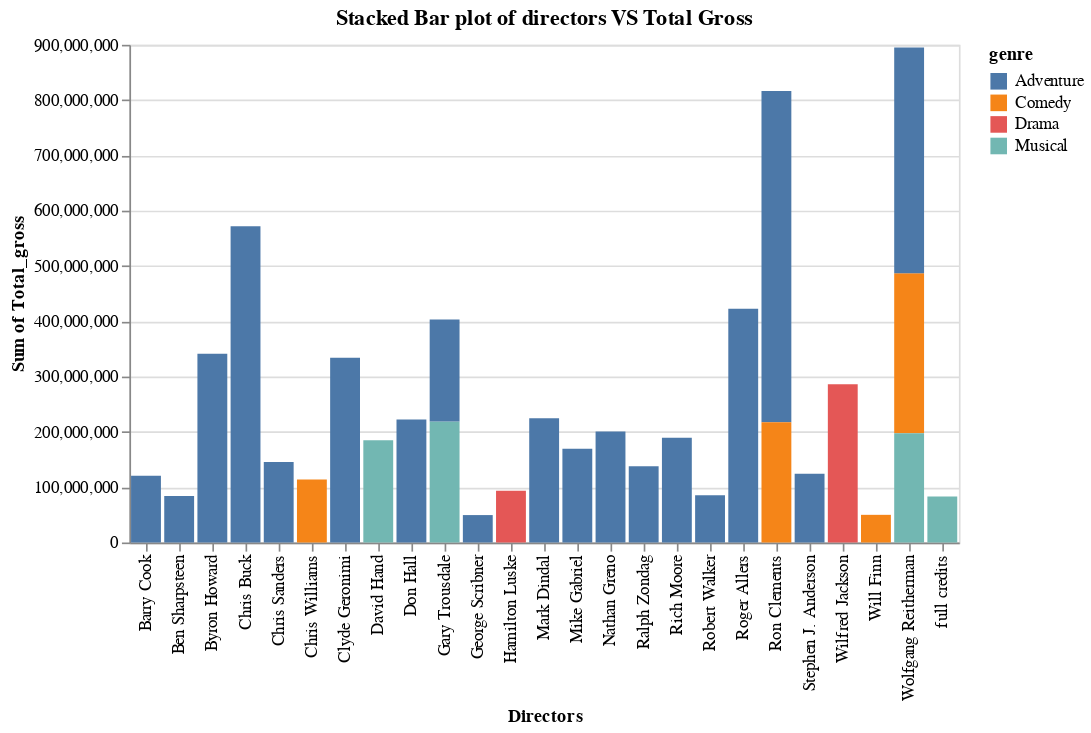

Here is the notebook cell this chart was saved with:
### Code cell
# preparing a stacked chart 

movie_chart= alt.Chart(Movie_details,width=500, height = 300).mark_bar().encode(
    x = alt.X('director', title = "Directors"),
    y = alt.Y('sum(new_total_gross)',title = ("Sum of Total_gross")),
    color='genre'
).properties(title = "Stacked Bar plot of directors VS Total Gross")
movie_chart

### Figure 1 — Vega-Lite specification as saved in the notebook (floating-point values rounded to 4 significant figures)
{"config": {"view": {"continuousWidth": 400, "continuousHeight": 300}}, "data": {"name": "data-77810e6578ac188af07ece3ce1705df1"}, "mark": "bar", "encoding": {"color": {"type": "nominal", "field": "genre"}, "x": {"type": "nominal", "field": "director", "title": "Directors"}, "y": {"type": "quantitative", "aggregate": "sum", "field": "new_total_gross", "title": "Sum of Total_gross"}}, "height": 300, "title": "Stacked Bar plot of directors VS Total Gross", "width": 500, "$schema": "https://vega.github.io/schema/vega-lite/v4.8.1.json", "datasets": {"data-77810e6578ac188af07ece3ce1705df1": [{"name": "Snow White and the Seven Dwarfs", "director": "David Hand", "release_date": "1937-12-21T00:00:00", "genre": "Musical", "MPAA_rating": "G", "genre_rating": "MusicalG", "new_total_gross": 184900000.0, "new_inflation_adjusted_gross": 5229000000.0, "revised_name": "Snow White and the Seven Dwarfs"}, {"name": "Pinocchio", "director": "Ben Sharpsteen", "release_date": "1940-02-09T00:00:00", "genre": "Adventure", "MPAA_rating": "G", "genre_rating": "AdventureG", "new_total_gross": 84300000.0, "new_inflation_adjusted_gross": 2188000000.0, "revised_name": "Pinocchio"}, {"name": "Fantasia", "director": "full credits", "release_date": "1940-11-13T00:00:00", "genre": "Musical", "MPAA_rating": "G", "genre_rating": "MusicalG", "new_total_gross": 83320000.0, "new_inflation_adjusted_gross": 2187000000.0, "revised_name": "Fantasia"}, {"name": "Cinderella", "director": "Wilfred Jackson", "release_date": "1950-02-15T00:00:00", "genre": "Drama", "MPAA_rating": "G", "genre_rating": "DramaG", "new_total_gross": 85000000.0, "new_inflation_adjusted_gross": 920600000.0, "revised_name": "Cinderella"}, {"name": "Cinderella", "director": "Wilfred Jackson", "release_date": "2015-03-13T00:00:00", "genre": "Drama", "MPAA_rating": "PG", "genre_rating": "DramaPG", "new_total_gross": 201200000.0, "new_inflation_adjusted_gross": 201200000.0, "revised_name": "Cinderella"}, {"name": "Alice in Wonderland", "director": "Clyde Geronimi", "release_date": "2010-03-05T00:00:00", "genre": "Adventure", "MPAA_rating": "PG", "genre_rating": "AdventurePG", "new_total_gross": 334200000.0, "new_inflation_adjusted_gross": 357100000.0, "revised_name": "Alice in Wonderland"}, {"name": "Lady and the Tramp", "director": "Hamilton Luske", "release_date": "1955-06-22T00:00:00", "genre": "Drama", "MPAA_rating": "G", "genre_rating": "DramaG", "new_total_gross": 93600000.0, "new_inflation_adjusted_gross": 1236000000.0, "revised_name": "Lady and the Tramp"}, {"name": "101 Dalmatians", "director": "Wolfgang Reitherman", "release_date": "1996-11-27T00:00:00", "genre": "Comedy", "MPAA_rating": "G", "genre_rating": "ComedyG", "new_total_gross": 136200000.0, "new_inflation_adjusted_gross": 258700000.0, "revised_name": "101 Dalmatians"}, {"name": "101 Dalmatians", "director": "Wolfgang Reitherman", "release_date": "1961-01-25T00:00:00", "genre": "Comedy", "MPAA_rating": "G", "genre_rating": "ComedyG", "new_total_gross": 153000000.0, "new_inflation_adjusted_gross": 1363000000.0, "revised_name": "101 Dalmatians"}, {"name": "The Jungle Book", "director": "Wolfgang Reitherman", "release_date": "1967-10-18T00:00:00", "genre": "Musical", "MPAA_rating": "Not Rated", "genre_rating": "MusicalNot Rated", "new_total_gross": 141800000.0, "new_inflation_adjusted_gross": 789600000.0, "revised_name": "The Jungle Book"}, {"name": "The Jungle Book", "director": "Wolfgang Reitherman", "release_date": "2016-04-15T00:00:00", "genre": "Adventure", "MPAA_rating": "PG", "genre_rating": "AdventurePG", "new_total_gross": 364000000.0, "new_inflation_adjusted_gross": 364000000.0, "revised_name": "The Jungle Book"}, {"name": "The Jungle Book", "director": "Wolfgang Reitherman", "release_date": "1994-12-25T00:00:00", "genre": "Adventure", "MPAA_rating": "PG", "genre_rating": "AdventurePG", "new_total_gross": 44340000.0, "new_inflation_adjusted_gross": 88930000.0, "revised_name": "The Jungle Book"}, {"name": "The Aristocats", "director": "Wolfgang Reitherman", "release_date": "1970-04-24T00:00:00", "genre": "Musical", "MPAA_rating": "G", "genre_rating": "MusicalG", "new_total_gross": 55680000.0, "new_inflation_adjusted_gross": 255200000.0, "revised_name": "The Aristocats"}, {"name": "Oliver & Company", "director": "George Scribner", "release_date": "1988-11-18T00:00:00", "genre": "Adventure", "MPAA_rating": "G", "genre_rating": "AdventureG", "new_total_gross": 49580000.0, "new_inflation_adjusted_gross": 102300000.0, "revised_name": "Oliver & Company"}, {"name": "The Little Mermaid", "director": "Ron Clements", "release_date": "1989-11-15T00:00:00", "genre": "Adventure", "MPAA_rating": "G", "genre_rating": "AdventureG", "new_total_gross": 111500000.0, "new_inflation_adjusted_gross": 223700000.0, "revised_name": "The Little Mermaid"}, {"name": "The Rescuers Down Under", "director": "Mike Gabriel", "release_date": "1990-11-16T00:00:00", "genre": "Adventure", "MPAA_rating": "G", "genre_rating": "AdventureG", "new_total_gross": 27930000.0, "new_inflation_adjusted_gross": 55800000.0, "revised_name": "The Rescuers Down Under"}, {"name": "Beauty and the Beast", "director": "Gary Trousdale", "release_date": "1991-11-13T00:00:00", "genre": "Musical", "MPAA_rating": "G", "genre_rating": "MusicalG", "new_total_gross": 219000000.0, "new_inflation_adjusted_gross": 363000000.0, "revised_name": "Beauty and the Beast"}, {"name": "Aladdin", "director": "Ron Clements", "release_date": "1992-11-11T00:00:00", "genre": "Comedy", "MPAA_rating": "G", "genre_rating": "ComedyG", "new_total_gross": 217400000.0, "new_inflation_adjusted_gross": 442000000.0, "revised_name": "Aladdin"}, {"name": "The Lion King", "director": "Roger Allers", "release_date": "1994-06-15T00:00:00", "genre": "Adventure", "MPAA_rating": "G", "genre_rating": "AdventureG", "new_total_gross": 422800000.0, "new_inflation_adjusted_gross": 761600000.0, "revised_name": "The Lion King"}, {"name": "Pocahontas", "director": "Mike Gabriel", "release_date": "1995-06-10T00:00:00", "genre": "Adventure", "MPAA_rating": "G", "genre_rating": "AdventureG", "new_total_gross": 141600000.0, "new_inflation_adjusted_gross": 274400000.0, "revised_name": "Pocahontas"}, {"name": "The Hunchback of Notre Dame", "director": "Gary Trousdale", "release_date": "1996-06-21T00:00:00", "genre": "Adventure", "MPAA_rating": "G", "genre_rating": "AdventureG", "new_total_gross": 100100000.0, "new_inflation_adjusted_gross": 191000000.0, "revised_name": "The Hunchback of Notre Dame"}, {"name": "Hercules", "director": "Ron Clements", "release_date": "1997-06-13T00:00:00", "genre": "Adventure", "MPAA_rating": "G", "genre_rating": "AdventureG", "new_total_gross": 99110000.0, "new_inflation_adjusted_gross": 182000000.0, "revised_name": "Hercules"}, {"name": "Mulan", "director": "Barry Cook", "release_date": "1998-06-19T00:00:00", "genre": "Adventure", "MPAA_rating": "G", "genre_rating": "AdventureG", "new_total_gross": 120600000.0, "new_inflation_adjusted_gross": 216800000.0, "revised_name": "Mulan"}, {"name": "Tarzan", "director": "Chris Buck", "release_date": "1999-06-16T00:00:00", "genre": "Adventure", "MPAA_rating": "G", "genre_rating": "AdventureG", "new_total_gross": 171100000.0, "new_inflation_adjusted_gross": 283900000.0, "revised_name": "Tarzan"}, {"name": "Dinosaur", "director": "Ralph Zondag", "release_date": "2000-05-19T00:00:00", "genre": "Adventure", "MPAA_rating": "PG", "genre_rating": "AdventurePG", "new_total_gross": 137700000.0, "new_inflation_adjusted_gross": 215400000.0, "revised_name": "Dinosaur"}, {"name": "The Emperor's New Groove", "director": "Mark Dindal", "release_date": "2000-12-15T00:00:00", "genre": "Adventure", "MPAA_rating": "G", "genre_rating": "AdventureG", "new_total_gross": 89300000.0, "new_inflation_adjusted_gross": 136800000.0, "revised_name": "The Emperor's New Groove"}, {"name": "Atlantis: The Lost Empire", "director": "Gary Trousdale", "release_date": "2001-06-08T00:00:00", "genre": "Adventure", "MPAA_rating": "PG", "genre_rating": "AdventurePG", "new_total_gross": 84050000.0, "new_inflation_adjusted_gross": 125200000.0, "revised_name": "Atlantis: The Lost Empire"}, {"name": "Lilo & Stitch", "director": "Chris Sanders", "release_date": "2002-06-21T00:00:00", "genre": "Adventure", "MPAA_rating": "PG", "genre_rating": "AdventurePG", "new_total_gross": 145800000.0, "new_inflation_adjusted_gross": 211500000.0, "revised_name": "Lilo & Stitch"}, {"name": "Treasure Planet", "director": "Ron Clements", "release_date": "2002-11-27T00:00:00", "genre": "Adventure", "MPAA_rating": "PG", "genre_rating": "AdventurePG", "new_total_gross": 38120000.0, "new_inflation_adjusted_gross": 55190000.0, "revised_name": "Treasure Planet"}, {"name": "Brother Bear", "director": "Robert Walker", "release_date": "2003-10-24T00:00:00", "genre": "Adventure", "MPAA_rating": "G", "genre_rating": "AdventureG", "new_total_gross": 85340000.0, "new_inflation_adjusted_gross": 119200000.0, "revised_name": "Brother Bear"}, {"name": "Home on the Range", "director": "Will Finn", "release_date": "2004-04-02T00:00:00", "genre": "Comedy", "MPAA_rating": "PG", "genre_rating": "ComedyPG", "new_total_gross": 50030000.0, "new_inflation_adjusted_gross": 67910000.0, "revised_name": "Home on the Range"}, {"name": "Chicken Little", "director": "Mark Dindal", "release_date": "2005-11-04T00:00:00", "genre": "Adventure", "MPAA_rating": "G", "genre_rating": "AdventureG", "new_total_gross": 135400000.0, "new_inflation_adjusted_gross": 178000000.0, "revised_name": "Chicken Little"}, {"name": "Meet the Robinsons", "director": "Stephen J. Anderson", "release_date": "2007-03-30T00:00:00", "genre": "Adventure", "MPAA_rating": "G", "genre_rating": "AdventureG", "new_total_gross": 97820000.0, "new_inflation_adjusted_gross": 119900000.0, "revised_name": "Meet the Robinsons"}, {"name": "Bolt", "director": "Chris Williams", "release_date": "2008-11-21T00:00:00", "genre": "Comedy", "MPAA_rating": "PG", "genre_rating": "ComedyPG", "new_total_gross": 114100000.0, "new_inflation_adjusted_gross": 133700000.0, "revised_name": "Bolt"}, {"name": "The Princess and the Frog", "director": "Ron Clements", "release_date": "2009-11-25T00:00:00", "genre": "Adventure", "MPAA_rating": "G", "genre_rating": "AdventureG", "new_total_gross": 104400000.0, "new_inflation_adjusted_gross": 116300000.0, "revised_name": "The Princess and the Frog"}, {"name": "Tangled", "director": "Nathan Greno", "release_date": "2010-11-24T00:00:00", "genre": "Adventure", "MPAA_rating": "PG", "genre_rating": "AdventurePG", "new_total_gross": 200800000.0, "new_inflation_adjusted_gross": 214400000.0, "revised_name": "Tangled"}, {"name": "Winnie the Pooh", "director": "Stephen J. Anderson", "release_date": "2011-07-15T00:00:00", "genre": "Adventure", "MPAA_rating": "G", "genre_rating": "AdventureG", "new_total_gross": 26690000.0, "new_inflation_adjusted_gross": 28380000.0, "revised_name": "Winnie the Pooh"}, {"name": "Wreck-It Ralph", "director": "Rich Moore", "release_date": "2012-11-02T00:00:00", "genre": "Adventure", "MPAA_rating": "PG", "genre_rating": "AdventurePG", "new_total_gross": 189400000.0, "new_inflation_adjusted_gross": 200400000.0, "revised_name": "Wreck-It Ralph"}, {"name": "Frozen", "director": "Chris Buck", "release_date": "2013-11-22T00:00:00", "genre": "Adventure", "MPAA_rating": "PG", "genre_rating": "AdventurePG", "new_total_gross": 400700000.0, "new_inflation_adjusted_gross": 415000000.0, "revised_name": "Frozen"}, {"name": "Big Hero 6", "director": "Don Hall", "release_date": "2014-11-07T00:00:00", "genre": "Adventure", "MPAA_rating": "PG", "genre_rating": "AdventurePG", "new_total_gross": 222500000.0, "new_inflation_adjusted_gross": 229200000.0, "revised_name": "Big Hero 6"}, {"name": "Zootopia", "director": "Byron Howard", "release_date": "2016-03-04T00:00:00", "genre": "Adventure", "MPAA_rating": "PG", "genre_rating": "AdventurePG", "new_total_gross": 341300000.0, "new_inflation_adjusted_gross": 341300000.0, "revised_name": "Zootopia"}, {"name": "Moana", "director": "Ron Clements", "release_date": "2016-11-23T00:00:00", "genre": "Adventure", "MPAA_rating": "PG", "genre_rating": "AdventurePG", "new_total_gross": 246100000.0, "new_inflation_adjusted_gross": 246100000.0, "revised_name": "Moana"}]}}
